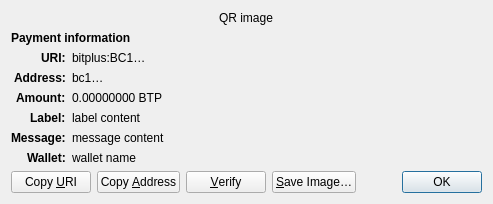
<?xml version="1.0" encoding="UTF-8"?>
<ui version="4.0">
 <class>ReceiveRequestDialog</class>
 <widget class="QDialog" name="ReceiveRequestDialog">
  <property name="geometry">
   <rect>
    <x>0</x>
    <y>0</y>
    <width>413</width>
    <height>229</height>
   </rect>
  </property>
  <property name="windowTitle">
   <string>Request payment to …</string>
  </property>
  <layout class="QGridLayout" name="gridLayout" columnstretch="0,1">
   <property name="sizeConstraint">
    <enum>QLayout::SetFixedSize</enum>
   </property>
   <item row="0" column="0" colspan="2" alignment="Qt::AlignHCenter">
    <widget class="QRImageWidget" name="qr_code">
     <property name="text">
      <string notr="true">QR image</string>
     </property>
     <property name="textInteractionFlags">
      <set>Qt::NoTextInteraction</set>
     </property>
    </widget>
   </item>
   <item row="1" column="0" colspan="2">
    <widget class="QLabel" name="payment_header">
     <property name="font">
      <font>
       <weight>75</weight>
       <bold>true</bold>
      </font>
     </property>
     <property name="text">
      <string>Payment information</string>
     </property>
     <property name="textInteractionFlags">
      <set>Qt::NoTextInteraction</set>
     </property>
    </widget>
   </item>
   <item row="2" column="0" alignment="Qt::AlignRight|Qt::AlignTop">
    <widget class="QLabel" name="uri_tag">
     <property name="font">
      <font>
       <weight>75</weight>
       <bold>true</bold>
      </font>
     </property>
     <property name="text">
      <string notr="true">URI:</string>
     </property>
     <property name="textFormat">
      <enum>Qt::PlainText</enum>
     </property>
     <property name="textInteractionFlags">
      <set>Qt::NoTextInteraction</set>
     </property>
    </widget>
   </item>
   <item row="2" column="1" alignment="Qt::AlignTop">
    <widget class="QLabel" name="uri_content">
     <property name="text">
      <string notr="true">bitplus:BC1…</string>
     </property>
     <property name="textFormat">
      <enum>Qt::RichText</enum>
     </property>
     <property name="wordWrap">
      <bool>true</bool>
     </property>
     <property name="textInteractionFlags">
      <set>Qt::TextSelectableByMouse</set>
     </property>
    </widget>
   </item>
   <item row="3" column="0" alignment="Qt::AlignRight|Qt::AlignTop">
    <widget class="QLabel" name="address_tag">
     <property name="font">
      <font>
       <weight>75</weight>
       <bold>true</bold>
      </font>
     </property>
     <property name="text">
      <string>Address:</string>
     </property>
     <property name="textInteractionFlags">
      <set>Qt::NoTextInteraction</set>
     </property>
    </widget>
   </item>
   <item row="3" column="1" alignment="Qt::AlignTop">
    <widget class="QLabel" name="address_content">
     <property name="text">
      <string notr="true">bc1…</string>
     </property>
     <property name="textFormat">
      <enum>Qt::PlainText</enum>
     </property>
     <property name="textInteractionFlags">
      <set>Qt::TextSelectableByMouse</set>
     </property>
    </widget>
   </item>
   <item row="4" column="0" alignment="Qt::AlignRight|Qt::AlignTop">
    <widget class="QLabel" name="amount_tag">
     <property name="font">
      <font>
       <weight>75</weight>
       <bold>true</bold>
      </font>
     </property>
     <property name="text">
      <string>Amount:</string>
     </property>
     <property name="textInteractionFlags">
      <set>Qt::NoTextInteraction</set>
     </property>
    </widget>
   </item>
   <item row="4" column="1" alignment="Qt::AlignTop">
    <widget class="QLabel" name="amount_content">
     <property name="text">
      <string notr="true">0.00000000 BTP</string>
     </property>
     <property name="textFormat">
      <enum>Qt::PlainText</enum>
     </property>
     <property name="textInteractionFlags">
      <set>Qt::TextSelectableByMouse</set>
     </property>
    </widget>
   </item>
   <item row="5" column="0" alignment="Qt::AlignRight|Qt::AlignTop">
    <widget class="QLabel" name="label_tag">
     <property name="font">
      <font>
       <weight>75</weight>
       <bold>true</bold>
      </font>
     </property>
     <property name="text">
      <string>Label:</string>
     </property>
     <property name="textInteractionFlags">
      <set>Qt::NoTextInteraction</set>
     </property>
    </widget>
   </item>
   <item row="5" column="1" alignment="Qt::AlignTop">
    <widget class="QLabel" name="label_content">
     <property name="text">
      <string notr="true">label content</string>
     </property>
     <property name="textFormat">
      <enum>Qt::PlainText</enum>
     </property>
     <property name="wordWrap">
      <bool>true</bool>
     </property>
     <property name="textInteractionFlags">
      <set>Qt::TextSelectableByMouse</set>
     </property>
    </widget>
   </item>
   <item row="6" column="0" alignment="Qt::AlignRight|Qt::AlignTop">
    <widget class="QLabel" name="message_tag">
     <property name="font">
      <font>
       <weight>75</weight>
       <bold>true</bold>
      </font>
     </property>
     <property name="text">
      <string>Message:</string>
     </property>
     <property name="textInteractionFlags">
      <set>Qt::NoTextInteraction</set>
     </property>
    </widget>
   </item>
   <item row="6" column="1" alignment="Qt::AlignTop">
    <widget class="QLabel" name="message_content">
     <property name="text">
      <string notr="true">message content</string>
     </property>
     <property name="textFormat">
      <enum>Qt::PlainText</enum>
     </property>
     <property name="wordWrap">
      <bool>true</bool>
     </property>
     <property name="textInteractionFlags">
      <set>Qt::TextSelectableByMouse</set>
     </property>
    </widget>
   </item>
   <item row="7" column="0" alignment="Qt::AlignRight|Qt::AlignTop">
    <widget class="QLabel" name="wallet_tag">
     <property name="font">
      <font>
       <weight>75</weight>
       <bold>true</bold>
      </font>
     </property>
     <property name="text">
      <string>Wallet:</string>
     </property>
     <property name="textInteractionFlags">
      <set>Qt::NoTextInteraction</set>
     </property>
    </widget>
   </item>
   <item row="7" column="1" alignment="Qt::AlignTop">
    <widget class="QLabel" name="wallet_content">
     <property name="text">
      <string notr="true">wallet name</string>
     </property>
     <property name="textFormat">
      <enum>Qt::PlainText</enum>
     </property>
     <property name="wordWrap">
      <bool>true</bool>
     </property>
     <property name="textInteractionFlags">
      <set>Qt::TextSelectableByMouse</set>
     </property>
    </widget>
   </item>
   <item row="8" column="0" colspan="2">
    <layout class="QHBoxLayout" name="horizontalLayout">
     <item>
      <widget class="QPushButton" name="btnCopyURI">
       <property name="text">
        <string>Copy &amp;URI</string>
       </property>
       <property name="autoDefault">
        <bool>false</bool>
       </property>
      </widget>
     </item>
     <item>
      <widget class="QPushButton" name="btnCopyAddress">
       <property name="text">
        <string>Copy &amp;Address</string>
       </property>
       <property name="autoDefault">
        <bool>false</bool>
       </property>
      </widget>
     </item>
     <item>
      <widget class="QPushButton" name="btnVerify">
       <property name="text">
        <string>&amp;Verify</string>
       </property>
       <property name="toolTip">
        <string>Verify this address on e.g. a hardware wallet screen</string>
       </property>
       <property name="autoDefault">
        <bool>false</bool>
       </property>
      </widget>
     </item>
     <item>
      <widget class="QPushButton" name="btnSaveAs">
       <property name="text">
        <string>&amp;Save Image…</string>
       </property>
       <property name="autoDefault">
        <bool>false</bool>
       </property>
      </widget>
     </item>
     <item>
      <spacer name="horizontalSpacer_2">
       <property name="orientation">
        <enum>Qt::Horizontal</enum>
       </property>
       <property name="sizeHint" stdset="0">
        <size>
         <width>40</width>
         <height>20</height>
        </size>
       </property>
      </spacer>
     </item>
     <item>
      <widget class="QDialogButtonBox" name="buttonBox">
       <property name="focusPolicy">
        <enum>Qt::StrongFocus</enum>
       </property>
       <property name="standardButtons">
        <set>QDialogButtonBox::Ok</set>
       </property>
      </widget>
     </item>
    </layout>
   </item>
  </layout>
 </widget>
 <customwidgets>
  <customwidget>
   <class>QRImageWidget</class>
   <extends>QLabel</extends>
   <header>qt/qrimagewidget.h</header>
  </customwidget>
 </customwidgets>
 <tabstops>
  <tabstop>buttonBox</tabstop>
  <tabstop>btnCopyURI</tabstop>
  <tabstop>btnCopyAddress</tabstop>
  <tabstop>btnSaveAs</tabstop>
 </tabstops>
 <resources/>
 <connections>
  <connection>
   <sender>buttonBox</sender>
   <signal>accepted()</signal>
   <receiver>ReceiveRequestDialog</receiver>
   <slot>accept()</slot>
   <hints>
    <hint type="sourcelabel">
     <x>135</x>
     <y>230</y>
    </hint>
    <hint type="destinationlabel">
     <x>135</x>
     <y>126</y>
    </hint>
   </hints>
  </connection>
 </connections>
</ui>
